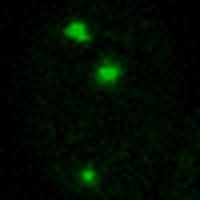
#> input picture frap.gif, 200 x 200 px
$ python track.py
#> lines starting #> are read from the running program, lines starting #| are printed output that depends on the picture; after the words box and inside, x2 and y2 are one past the last pixel; in counts of white or black regions, pixels touching at a corner belong together
import cv2 as cv
import numpy as np
import imageio

square_half_len = 20
puncta_size_threshold = 100
puncta_move_threshold = 10
puncta_radius = 10
image_size = 200
red = (255, 0, 0)
blue = (0, 0, 255)

# laser target coordinate, record the start position during the experiment!
start_x, start_y = 77, 31


def draw_area(image, x, y):
    cv.circle(image, (x, y), puncta_radius, red, 1, lineType=cv.LINE_AA)
    cv.rectangle(
        image,
        (x - square_half_len, y - square_half_len),
        (x + square_half_len, y + square_half_len),
        blue, 2
    )


def get_mean_intensity(image, x, y):
    mask_img = np.zeros((image_size, image_size), np.uint8)
    mask = cv.circle(mask_img, (x, y), puncta_radius, 255, -1, lineType=cv.LINE_AA)
    image_masked = cv.bitwise_and(image, image, mask=mask)
    count = np.nonzero(image_masked)[0].size

    cv.imshow('mask', image_masked)
    cv.waitKey(100)
    return np.sum(image_masked) / count


gif = imageio.mimread('frap.gif')
#> gif = 31 items
gif_processed = list()
mean_intensity = list()
cv.namedWindow('gif', cv.WINDOW_NORMAL)
cv.namedWindow('mask', cv.WINDOW_NORMAL)
cur_x, cur_y = start_x, start_y

for j, img in enumerate(gif):
    # find contour
    imgray = cv.cvtColor(img, cv.COLOR_RGB2GRAY)
    ret, thresh = cv.threshold(imgray, 20, 255, 0)
    contours, hierarchy = cv.findContours(thresh, cv.RETR_TREE, cv.CHAIN_APPROX_SIMPLE)

    nearest_dist = image_size
    nearest_x, nearest_y = -1, -1
    nearest_i = -1

    # find nearest contour to the previous frame
    for i in range(len(contours)):
        M = cv.moments(contours[i])
        if M['m00'] > puncta_size_threshold:
            cx, cy = int(M['m10'] / M['m00']), int(M['m01'] / M['m00'])
            dist = np.sqrt((cx - cur_x) ** 2 + (cy - cur_y) ** 2)
            if dist < nearest_dist:
                nearest_dist = dist
                nearest_x, nearest_y = cx, cy
                nearest_i = i

    # calculate ROI size from the first frame
    if j == 0:
        area = cv.contourArea(contours[nearest_i])
        puncta_radius = int(np.sqrt(area / np.pi))

    # update current center of the puncta, label it
    if nearest_dist < puncta_move_threshold:
        draw_area(img, nearest_x, nearest_y)
        mean_intensity.append(get_mean_intensity(imgray, nearest_x, nearest_y))
        cur_x, cur_y = nearest_x, nearest_y

    # valid contour not found, center of the puncta unchanged
    else:
        draw_area(img, cur_x, cur_y)
        mean_intensity.append(get_mean_intensity(imgray, cur_x, cur_y))

    # show current frame
    img_BGR = cv.cvtColor(img, cv.COLOR_RGB2BGR)
    cv.imshow('gif', img_BGR)
    gif_processed.append(img)
    if cv.waitKey(100) & 0xFF == 27:
        break
#> this loop made 1 pass; (key Esc is pressed on pass 1)
#> (area, puncta_radius, cur_x) on pass 1: (515, 12, 77)
#> pass 1, `imgray = cv.cvtColor(img, cv.COLOR_RGB2GRAY)`:
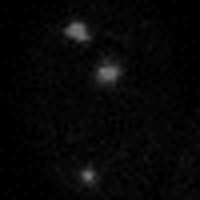
#> imgray: shape (200, 200); min 0, max 116, mean 6.9
#> pass 1, `ret, thresh = cv.threshold(imgray, 20, 255, 0)`:
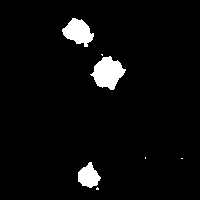
#> thresh: shape (200, 200); 4.2% white; 7 white regions (4 under 20 px), largest, box (x1, y1, x2, y2) and area: (90, 56, 126, 90) 738, (62, 18, 94, 47) 559, (78, 162, 101, 188) 380
#> pass 1, in get_mean_intensity, `mask = cv.circle(mask_img, (x, y), puncta_radius, 255, -1, lineType=cv..`:
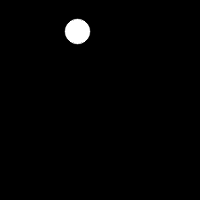
#> mask: shape (200, 200); min 0, max 255, mean 3.2
#> after the loop, gif_processed = 1 item; mean_intensity = [59.52]

# save and exit
imageio.mimsave('frap_track.gif', gif_processed)
result = np.array(mean_intensity).T
#> result = [59.52]
np.savetxt('frap.txt', result, fmt='%3.2f')
cv.destroyAllWindows()
